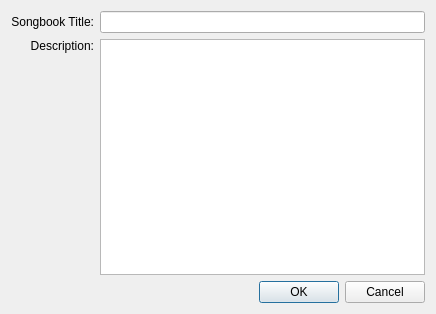
<?xml version="1.0" encoding="UTF-8"?>
<ui version="4.0">
 <class>AddSongbookDialog</class>
 <widget class="QDialog" name="AddSongbookDialog">
  <property name="geometry">
   <rect>
    <x>0</x>
    <y>0</y>
    <width>436</width>
    <height>314</height>
   </rect>
  </property>
  <property name="windowTitle">
   <string>Add songbook</string>
  </property>
  <property name="windowIcon">
   <iconset resource="softprojector.qrc">
    <normaloff>:/icons/icons/add_songbook.png</normaloff>:/icons/icons/add_songbook.png</iconset>
  </property>
  <layout class="QVBoxLayout" name="verticalLayout_2">
   <item>
    <layout class="QGridLayout" name="gridLayout">
     <item row="0" column="0">
      <widget class="QLabel" name="sbonik_title_label">
       <property name="text">
        <string>Songbook Title:</string>
       </property>
       <property name="alignment">
        <set>Qt::AlignRight|Qt::AlignTrailing|Qt::AlignVCenter</set>
       </property>
      </widget>
     </item>
     <item row="0" column="1">
      <widget class="QLineEdit" name="songbook_title_box"/>
     </item>
     <item row="1" column="0">
      <layout class="QVBoxLayout" name="verticalLayout">
       <item>
        <widget class="QLabel" name="songbook_info_label">
         <property name="text">
          <string>Description:</string>
         </property>
         <property name="alignment">
          <set>Qt::AlignRight|Qt::AlignTrailing|Qt::AlignVCenter</set>
         </property>
        </widget>
       </item>
       <item>
        <spacer name="verticalSpacer">
         <property name="orientation">
          <enum>Qt::Vertical</enum>
         </property>
         <property name="sizeHint" stdset="0">
          <size>
           <width>20</width>
           <height>40</height>
          </size>
         </property>
        </spacer>
       </item>
      </layout>
     </item>
     <item row="1" column="1">
      <widget class="QTextEdit" name="songbook_info_box"/>
     </item>
    </layout>
   </item>
   <item>
    <widget class="QDialogButtonBox" name="buttonBox">
     <property name="orientation">
      <enum>Qt::Horizontal</enum>
     </property>
     <property name="standardButtons">
      <set>QDialogButtonBox::Cancel|QDialogButtonBox::Ok</set>
     </property>
    </widget>
   </item>
  </layout>
 </widget>
 <tabstops>
  <tabstop>songbook_title_box</tabstop>
  <tabstop>songbook_info_box</tabstop>
  <tabstop>buttonBox</tabstop>
 </tabstops>
 <resources>
  <include location="softprojector.qrc"/>
 </resources>
 <connections>
  <connection>
   <sender>buttonBox</sender>
   <signal>accepted()</signal>
   <receiver>AddSongbookDialog</receiver>
   <slot>accept()</slot>
   <hints>
    <hint type="sourcelabel">
     <x>257</x>
     <y>304</y>
    </hint>
    <hint type="destinationlabel">
     <x>157</x>
     <y>274</y>
    </hint>
   </hints>
  </connection>
  <connection>
   <sender>buttonBox</sender>
   <signal>rejected()</signal>
   <receiver>AddSongbookDialog</receiver>
   <slot>reject()</slot>
   <hints>
    <hint type="sourcelabel">
     <x>325</x>
     <y>304</y>
    </hint>
    <hint type="destinationlabel">
     <x>286</x>
     <y>274</y>
    </hint>
   </hints>
  </connection>
 </connections>
</ui>
